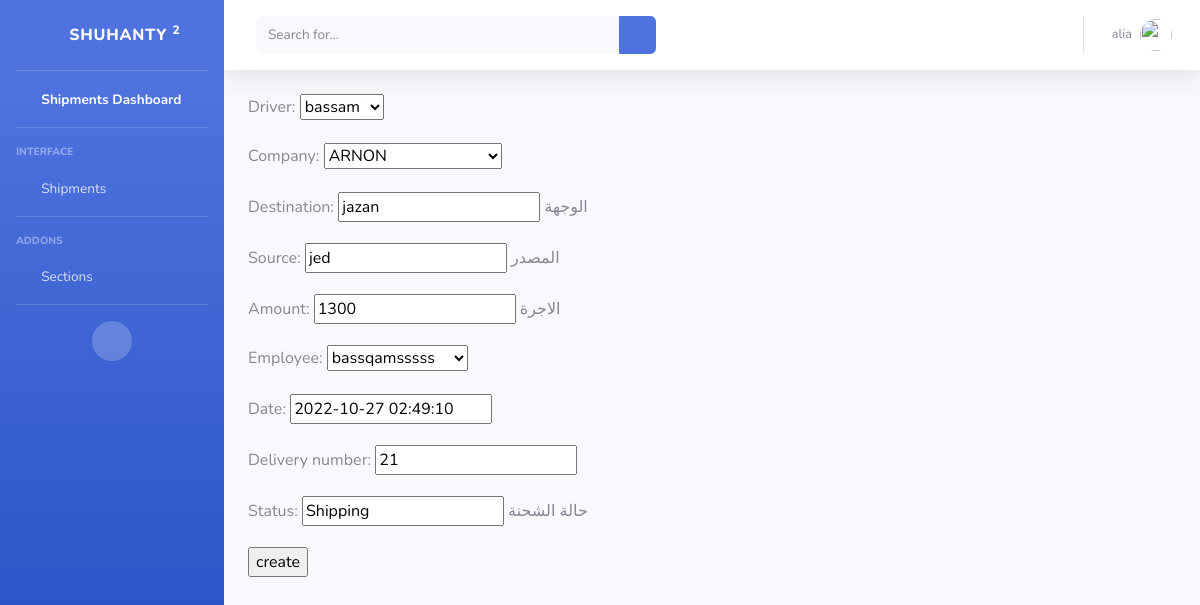
Page /shipments/edit/2 (signed in) on the committed database.
### drivers/models.py (models this page shows)
class DriverModel(models.Model):
    driver_id = models.BigAutoField(primary_key=True)
    driver_name = models.CharField(max_length=225,  help_text='اسم السائق')
    Saudi_Arabia = 'Saudi'
    YEMEN = 'Yemeni'
    Syria = 'Syrian'
    Egypt = 'Egypt'
    Afghanistan = 'Afghanistan'
    Pakistan = 'Pakistani'
    Jordan = 'Jordanian'
    India = 'Indian'
    Other = 'other'
    countrys = [
        (Saudi_Arabia, 'Saudi'),
        (YEMEN, 'Yemeni'),
        (Syria, 'Syrian'),
        (Egypt, 'Egypt'),
        (Afghanistan, 'Afghanistan'),
        (Pakistan, 'Pakistani'),
        (Jordan, 'Jordanian'),
        (India, 'Indian'),
        (Other, 'other')
    ]
    driver_nationality = models.CharField(
        max_length=20, choices=countrys, default=Other,  help_text='جنسية السائق')
    driver_phone_number = models.CharField(
        max_length=16, help_text='رقم هاتف السائق ')
    Identification_Number = models.CharField(
        max_length=10,  help_text='رقم الهوية/الاقامة')
    truck_plate_number = models.CharField(
        max_length=8,  help_text='رقم لوحة الشاحنة')
    Truck_Reefers = 'Truck_Reefers'
    Truck_Flatbed  = 'Truck_Flatbed'
    Truck_high_sides = 'Truck_high_sides'
    Truck_Curtainsider = 'Truck_Curtainsider'
    lory_Flatbed= 'lory_Flatbed'
    lory_Reefers= 'lory_Reefers'
    dinah_Flatbed= 'dinah_Flatbed'
    dinah_Reefers= 'dinah_Reefers'
    Vehicle = [
        (Truck_Reefers, 'Truck_Reefers'),
        (Truck_Flatbed, 'Truck_Flatbed'),
        (Truck_high_sides, 'Truck_high_sides'),
        (Truck_Curtainsider, 'Truck_Curtainsider'),
        (lory_Flatbed, 'lory_Flatbed'),
        (lory_Reefers, 'lory_Reefers'),
        (dinah_Flatbed, 'dinah_Flatbed'),
        (dinah_Reefers, 'dinah_Reefers'),
    ]
    Vehicle_Type = models.CharField( choices=Vehicle, default=Truck_Flatbed,
        max_length=30, help_text='نوع السيارة(سطحة - جوانب) ....')
    Sequence_Number = models.CharField(
        max_length=30, help_text='الرقم التسلسلي من الاستمارة')
    Owner_car_id_number = models.CharField(
        max_length=10,  help_text='رقم هوية مالك السيارة')
    Identification_photo = models.ImageField(
        upload_to='driver/', null=True, help_text='صورة الهوية/الاقامة ')
    def __str__(self):
        return self.driver_name

### companies/models.py (models this page shows)
class CompanyModel(models.Model):
    company_name = models.CharField(max_length=225,  help_text='اسم الشركة')
    company_id = models.BigAutoField(primary_key=True)
    company_city = models.CharField(max_length=225,  default='Dammam',help_text='مقر الشركة')
    charging_area = models.CharField( max_length=225, default='Jeddah', help_text='منطقة الشحن ')
    def __str__(self):
        return self.company_name

### shipments/models.py (models this page shows, shortened)
class ShipmentModel(models.Model):
    Shipment_id = models.BigAutoField(primary_key=True)
    driver = models.ForeignKey(DriverModel, on_delete=models.CASCADE)
    company = models.ForeignKey(CompanyModel, on_delete=models.CASCADE, null=True)
    destination =  models.CharField(max_length=225,  help_text=' الوجهة')
    source =  models.CharField(max_length=225,  default='' , help_text=' المصدر')
    amount =  models.CharField(max_length=225,  help_text=' الاجرة')
    employee =  models.ForeignKey(User, on_delete=models.CASCADE)
    date = models.DateTimeField(default=timezone.now)
    updated_at = models.DateTimeField(auto_now=True)
    delivery_number = models.IntegerField()
    SHIPPING = 'Shipping'
    DELIVERY = 'Delivery'
    PAYTRIP = 'Pay_trip'
    shipment_status =[
        (SHIPPING, 'Shipping'),
        (DELIVERY,'Delivery'),
        (PAYTRIP,'Pay Trip'),
    ]
    status = models.CharField(max_length=10, default=SHIPPING, help_text='حالة الشحنة')

### shipments/views.py (the view)
# urls.py: path('shipments/edit/<int:pk>',shipments_edit, name='shipments_edit' ),
def shipments_edit(request, pk):
    shipmens = ShipmentModel.objects.get(pk=pk)
    if request.method == 'POST':
        form = shipmentsForm(request.POST, instance=shipmens)
        if form.is_valid():
            form.save()
            return redirect('shipments_list')
    else:
         form = shipmentsForm(instance=shipmens)
    return render(request, 'shipments/shipments-add.html',{'form':form})

### shipments/forms.py
class shipmentsForm(forms.ModelForm):
    class Meta:
        model = ShipmentModel
        fields = '__all__'

### Shuhnaty/templates/shipments/shipments-add.html (shortened to what this page needs)
{% extends 'base.html'  %}
{% block content %}
<div class="form">
    <form action="" method="post" enctype="multipart/form-data">
        {{ form.as_p }}
        <input class="submit-btn" type="submit" value="create">
    </form>
{% endblock %}

### Shuhnaty/templates/base.html (shortened to what this page needs)
{% load static %}
<!DOCTYPE html>
<html lang="en">
<head>
    <link href="{% static 'vendor/fontawesome-free/css/all.min.css' %}" rel="stylesheet" type="text/css">
    <link href="{% static 'css/sb-admin-2.min.css' %}" rel="stylesheet">
    <link href="{% static 'vendor/datatables/dataTables.bootstrap4.min.css' %}" rel="stylesheet">
</head>
<body id="page-top">
    <div id="wrapper">
        {% if user.is_authenticated %}
        <ul class="navbar-nav bg-gradient-primary sidebar sidebar-dark accordion" id="accordionSidebar">
            <a class="sidebar-brand d-flex align-items-center justify-content-center" href="{% url 'index' %}">
                <div class="sidebar-brand-icon rotate-n-15">
                    <i class="fas fa-laugh-wink"></i>
                </div>
                <div class="sidebar-brand-text mx-3">Shuhanty <sup>2</sup></div>
            </a>
            <hr class="sidebar-divider my-0">
            <li class="nav-item active">
                <a class="nav-link" href="{% url 'shipments_list'%}">
                    <i class="fas fa-fw fa-tachometer-alt"></i>
                    <span> Shipments Dashboard</span></a>
            </li>
            <hr class="sidebar-divider">
            <div class="sidebar-heading">
                Interface
            </div>
            <li class="nav-item">
                <a class="nav-link collapsed" href="#" data-toggle="collapse" data-target="#collapseTwo"
                    aria-expanded="true" aria-controls="collapseTwo">
                    <i class="fas fa-fw fa-cog"></i>
                    <span>Shipments</span>
                </a>
            </li>
            <hr class="sidebar-divider">
            <div class="sidebar-heading">
                Addons
            </div>
            <li class="nav-item">
                <a class="nav-link collapsed" href="#" data-toggle="collapse" data-target="#collapsePages"
                    aria-expanded="true" aria-controls="collapsePages">
                    <i class="fas fa-fw fa-folder"></i>
                    <span>Sections</span>
                </a>
            </li>
            <hr class="sidebar-divider d-none d-md-block">
            <div class="text-center d-none d-md-inline">
                <button class="rounded-circle border-0" id="sidebarToggle"></button>
            </div>
        </ul>
        {% endif %}
        <div id="content-wrapper" class="d-flex flex-column">
            <div id="content">
                {% if user.is_authenticated %}
                <nav class="navbar navbar-expand navbar-light bg-white topbar mb-4 static-top shadow">
                    <form
                        class="d-none d-sm-inline-block form-inline mr-auto ml-md-3 my-2 my-md-0 mw-100 navbar-search">
                        <div class="input-group">
                            <input type="text" class="form-control bg-light border-0 small" placeholder="Search for..."
                                aria-label="Search" aria-describedby="basic-addon2">
                            <div class="input-group-append">
                                <button class="btn btn-primary" type="button">
                                    <i class="fas fa-search fa-sm"></i>
                                </button>
                            </div>
                        </div>
                    </form>
                    <ul class="navbar-nav ml-auto">
                        <li class="nav-item dropdown no-arrow">
                            <a class="nav-link dropdown-toggle" href="#" id="userDropdown" role="button"
                                data-toggle="dropdown" aria-haspopup="true" aria-expanded="false">
                                <span class="mr-2 d-none d-lg-inline text-gray-600 small">{{ user }}</span>
                                <img class="img-profile rounded-circle" src="{% static 'img/undraw_profile.svg' %}">
                            </a>
                        </li>
                    </ul>
                </nav>
                {% endif %}
                <div class="container-fluid">
                    {% block content %}
                    {% endblock %}
            </div>
        </div>
    </div>
</body>
</html>

### rows in the picture
DriverModel: driver "bassam"
CompanyModel: company "ARNON"
ShipmentModel: destination "jazan", source "jed", amount "1300", employee "bassqamsssss", date "2022-10-27 02:49:10", delivery_number "21", status "Shipping"

### other values in the picture
{{ user }} "alia"
